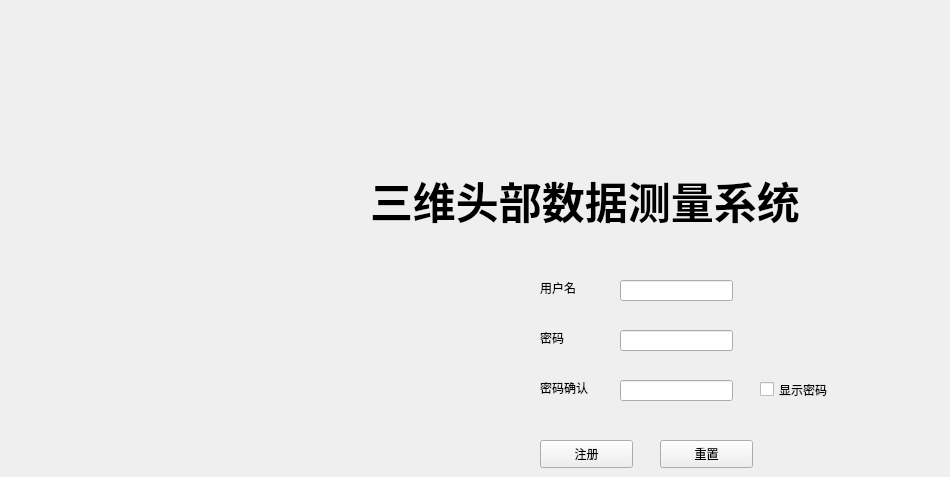
      <widget class="QWidget" name="page_2">
       <property name="sizePolicy">
        <sizepolicy hsizetype="Preferred" vsizetype="Preferred">
         <horstretch>1</horstretch>
         <verstretch>1</verstretch>
        </sizepolicy>
       </property>
       <widget class="QLineEdit" name="le_password_2">
        <property name="geometry">
         <rect>
          <x>620</x>
          <y>330</y>
          <width>113</width>
          <height>21</height>
         </rect>
        </property>
        <property name="sizePolicy">
         <sizepolicy hsizetype="Preferred" vsizetype="Preferred">
          <horstretch>1</horstretch>
          <verstretch>1</verstretch>
         </sizepolicy>
        </property>
       </widget>
       <widget class="QLineEdit" name="le_account_2">
        <property name="geometry">
         <rect>
          <x>620</x>
          <y>280</y>
          <width>113</width>
          <height>21</height>
         </rect>
        </property>
        <property name="sizePolicy">
         <sizepolicy hsizetype="Preferred" vsizetype="Preferred">
          <horstretch>1</horstretch>
          <verstretch>1</verstretch>
         </sizepolicy>
        </property>
       </widget>
       <widget class="QPushButton" name="pB_registe">
        <property name="geometry">
         <rect>
          <x>540</x>
          <y>440</y>
          <width>93</width>
          <height>28</height>
         </rect>
        </property>
        <property name="sizePolicy">
         <sizepolicy hsizetype="Preferred" vsizetype="Preferred">
          <horstretch>1</horstretch>
          <verstretch>1</verstretch>
         </sizepolicy>
        </property>
        <property name="text">
         <string>注册</string>
        </property>
       </widget>
       <widget class="QLabel" name="label_3">
        <property name="geometry">
         <rect>
          <x>540</x>
          <y>330</y>
          <width>72</width>
          <height>15</height>
         </rect>
        </property>
        <property name="sizePolicy">
         <sizepolicy hsizetype="Preferred" vsizetype="Preferred">
          <horstretch>1</horstretch>
          <verstretch>1</verstretch>
         </sizepolicy>
        </property>
        <property name="text">
         <string>密码</string>
        </property>
       </widget>
       <widget class="QLabel" name="label_4">
        <property name="geometry">
         <rect>
          <x>540</x>
          <y>280</y>
          <width>72</width>
          <height>15</height>
         </rect>
        </property>
        <property name="sizePolicy">
         <sizepolicy hsizetype="Preferred" vsizetype="Preferred">
          <horstretch>1</horstretch>
          <verstretch>1</verstretch>
         </sizepolicy>
        </property>
        <property name="text">
         <string>用户名</string>
        </property>
       </widget>
       <widget class="QLineEdit" name="le_password_3">
        <property name="geometry">
         <rect>
          <x>620</x>
          <y>380</y>
          <width>113</width>
          <height>21</height>
         </rect>
        </property>
        <property name="sizePolicy">
         <sizepolicy hsizetype="Preferred" vsizetype="Preferred">
          <horstretch>1</horstretch>
          <verstretch>1</verstretch>
         </sizepolicy>
        </property>
       </widget>
       <widget class="QLabel" name="label_5">
        <property name="geometry">
         <rect>
          <x>540</x>
          <y>380</y>
          <width>72</width>
          <height>15</height>
         </rect>
        </property>
        <property name="sizePolicy">
         <sizepolicy hsizetype="Preferred" vsizetype="Preferred">
          <horstretch>1</horstretch>
          <verstretch>1</verstretch>
         </sizepolicy>
        </property>
        <property name="text">
         <string>密码确认</string>
        </property>
       </widget>
       <widget class="QPushButton" name="pB_reset">
        <property name="geometry">
         <rect>
          <x>660</x>
          <y>440</y>
          <width>93</width>
          <height>28</height>
         </rect>
        </property>
        <property name="sizePolicy">
         <sizepolicy hsizetype="Preferred" vsizetype="Preferred">
          <horstretch>1</horstretch>
          <verstretch>1</verstretch>
         </sizepolicy>
        </property>
        <property name="text">
         <string>重置</string>
        </property>
       </widget>
       <widget class="QCheckBox" name="cB_showPassword">
        <property name="geometry">
         <rect>
          <x>760</x>
          <y>380</y>
          <width>91</width>
          <height>19</height>
         </rect>
        </property>
        <property name="sizePolicy">
         <sizepolicy hsizetype="Preferred" vsizetype="Preferred">
          <horstretch>1</horstretch>
          <verstretch>1</verstretch>
         </sizepolicy>
        </property>
        <property name="text">
         <string>显示密码</string>
        </property>
        <property name="checked">
         <bool>false</bool>
        </property>
       </widget>
       <widget class="QLabel" name="label_32">
        <property name="geometry">
         <rect>
          <x>370</x>
          <y>140</y>
          <width>571</width>
          <height>121</height>
         </rect>
        </property>
        <property name="font">
         <font>
          <family>Agency FB</family>
          <pointsize>32</pointsize>
          <weight>75</weight>
          <bold>true</bold>
         </font>
        </property>
        <property name="text">
         <string>三维头部数据测量系统</string>
        </property>
       </widget>
      </widget>
